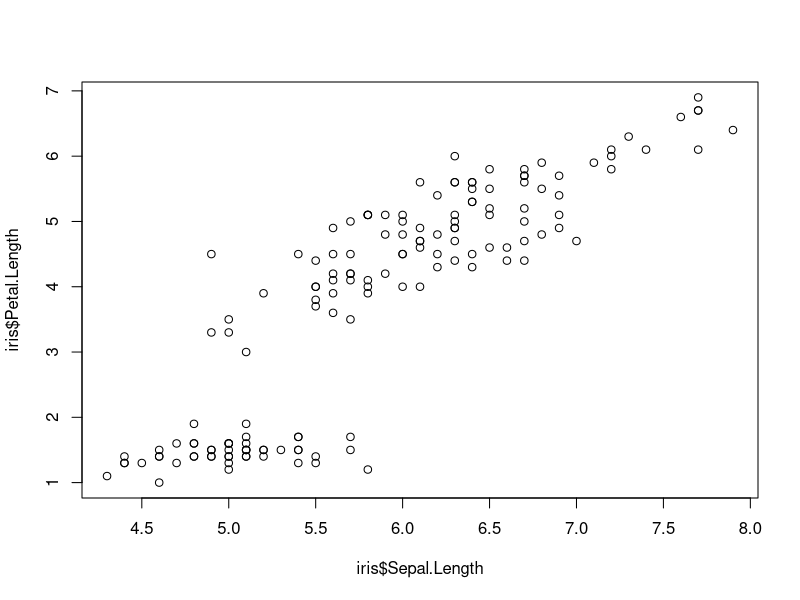
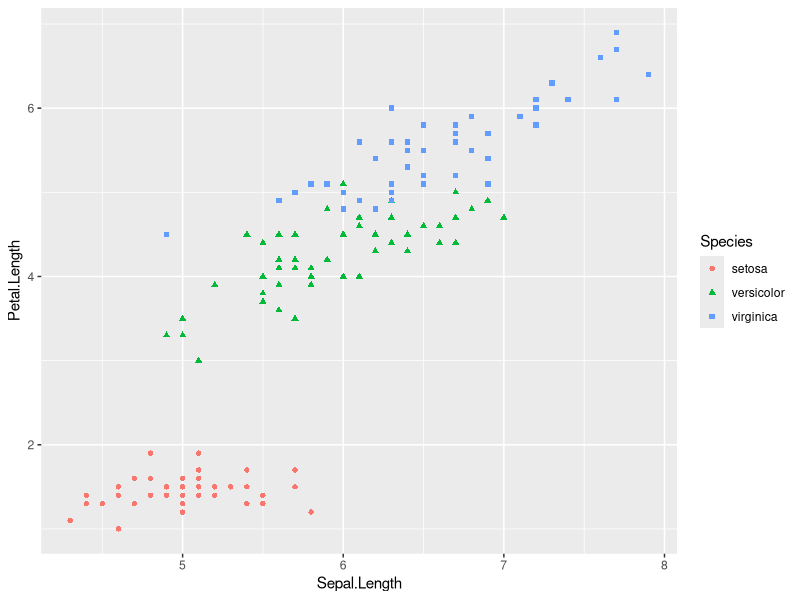
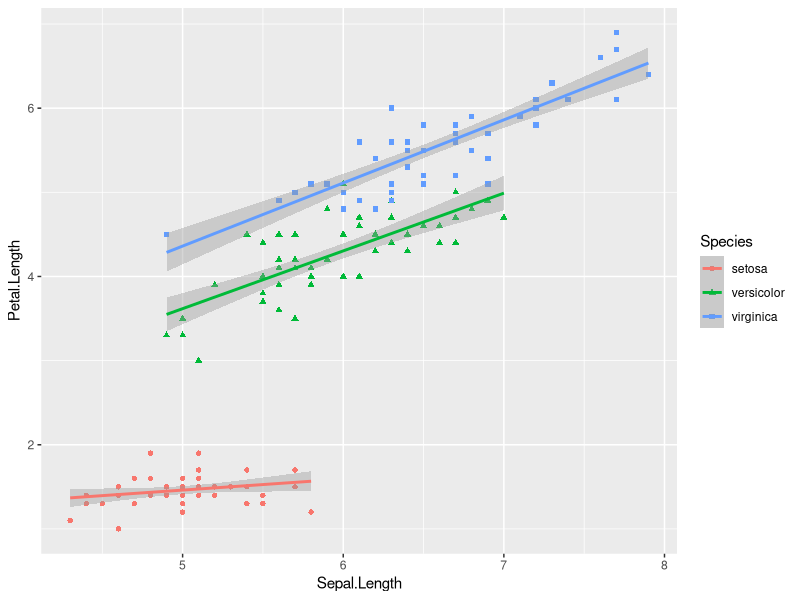
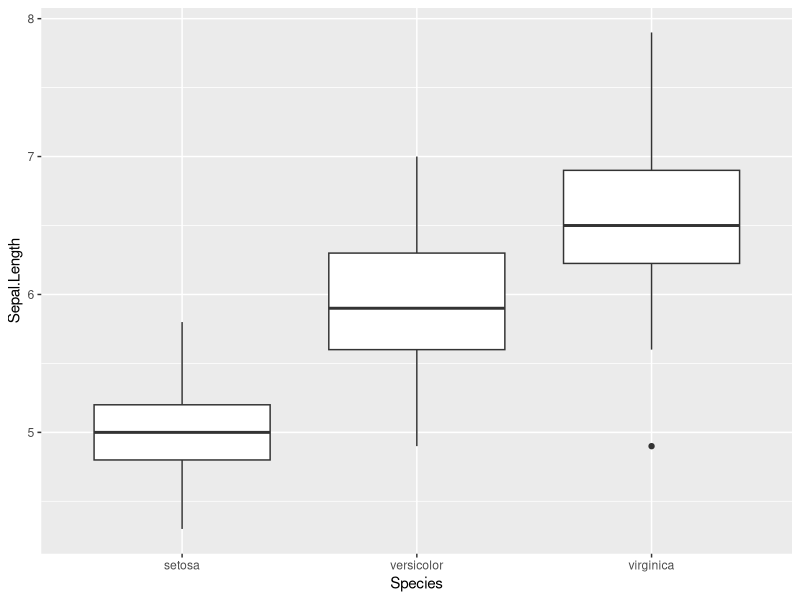

Recreate these plots in R, in order.
## ---- chunk 1
rnorm(2) # everything from here is ignored by R.
## ---- chunk 2
?lm
## ---- chunk 3
x <- c(21,3,5)
rm(x)
## ---- chunk 4
data(iris)
plot(iris$Sepal.Length, iris$Petal.Length)
## ---- chunk 5
library(ggplot2)
qplot(x=Sepal.Length, y=Petal.Length, data=iris, colour=Species, shape=Species)
qplot(x=Sepal.Length, y=Petal.Length, data=iris, colour=Species, shape=Species,
      geom=c('point', 'smooth'), method='lm')
## ---- chunk 6
qplot(x=Species, y=Sepal.Length, data=iris, geom="boxplot")
## ---- chunk 7
library(MASS)
data(hills)
?hills
## ---- chunk 8
testfun<-function(n=100){
	x<-rnorm(n)
	out<-list()
	out$sum <- sum(x)
	out$sumsq <- sum(x^2)
	out$name <- 'Normal'
	return(out)
}
